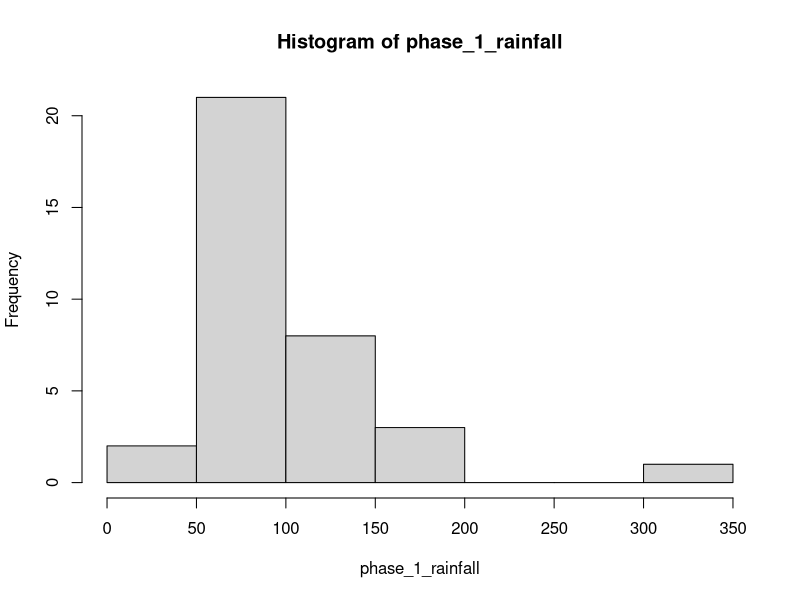
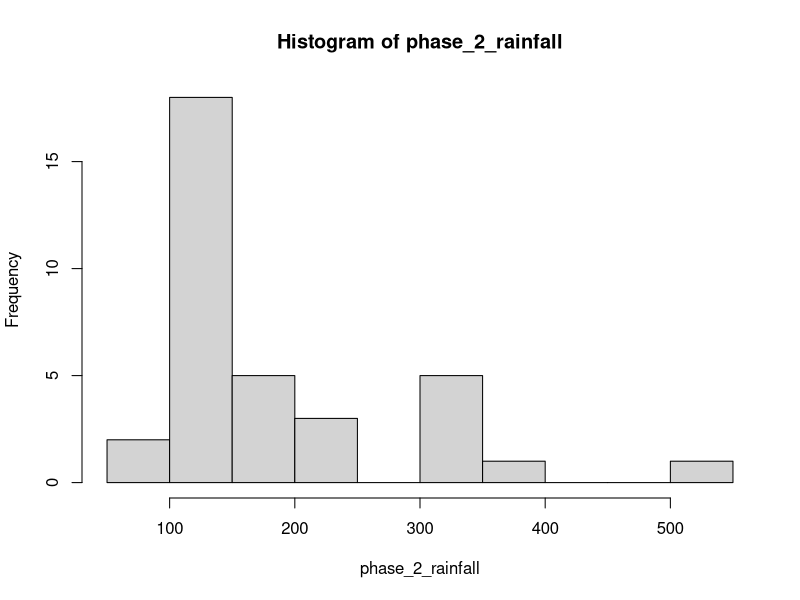
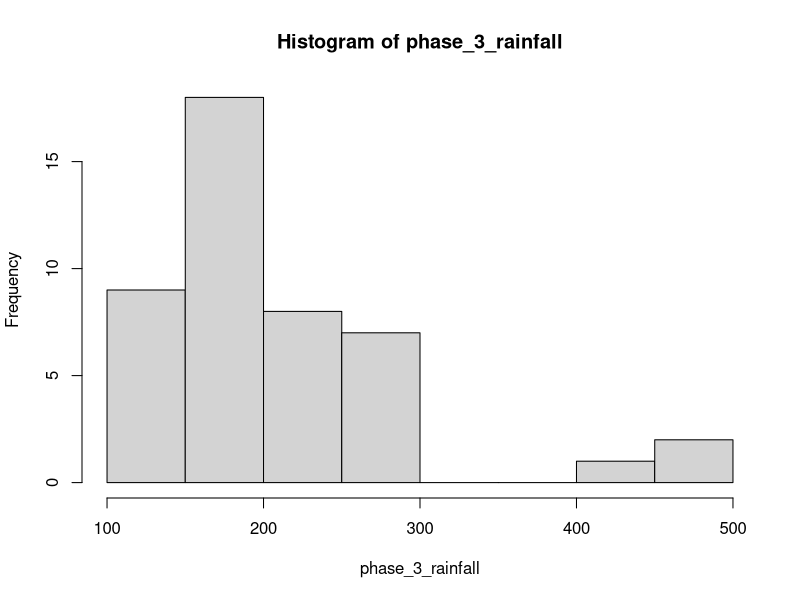

These charts were generated, in order, by the following R code:
# Summer 2003, policy marketed to 2 villages using BASIXs best sales force 148 
#   farmers purchased the policy Paying 74000 Rs (1800$) for coverage of 600 
#   total acres of land 15% commission on sales, negligible revenue far 
#   outweighed by staff time, developing customer relations
# 
farmersPurchase2003 <- 148
totalPremium2003 <- 74000 
totalLand2003 <- 600
commisions2003 <- totalPremium2003*0.15

costOfStaffTime <- commisions2003 # AT LEAST 


# BASIX at large 60000 borrowers in 4000 villages in 30 districts
# 
# loan products typically had an annual percentage rate of 24% primarily 
# individual, sometimes grouped joint liabilities. average load size of 8800 Rs,
# 
# typically repaid in 11 to 24 months, monthly repayments matched to cash flow? 
#    crop loans mature after harvest small enterprise loans require 
#    regular month payments.
# 
totalVillages <- 4000
loanInterest <- .24
averageLoanSize <- 8800
repaymentMonths <- runif(1,min = 11,max = 24) #just random for fun


# BASIX primary source of operating income is interest on the above loans 
# SEE INCOME EXHIBIT 2 
# 9% cost of capitol 2% provisioning for future loan losses FY 2003 expected 
#   long term loan loss rate was ~ 2% typical repayment rates for micro finance 
#   institutions ranged between 97% and 99% BASIX has a lower repayment rate 
#   then typical. Because of drought
#   BASIX had an on-time repayment rate of 93.3%? Do we need to consider this factor?

costOfCapitol <- 0.09
provisioning <- 0.02
typicalLossRate <- 0.02
ontimerepaymentRate <- 0.933
repaymentRate <- runif(1,min = 0.97,max = 0.99)

# BASIX also sells life insurance, first to borrowers, bundled with the loan, 
#    60000 borrowers policy covered 1.5 times the amount of the initial loan 
#   and eventually even to non-borrowers By 2004 BASIX is using 250 customer 
#   service agents serving exclusively areas where commercial banks and micro 
#   finance corporations were not operating areas previously served by local 
#   moneylenders 10% interest per month or higher no competition for insurance 
#   sales for at least 5-10 years
# 
lifeInsurancePolicies <- 60000
coverage <- 1.5 * averageLoanSize
agents2004 <- 250
locallyAvailableLoanRate <- 0.1 # per MONTH




# A BASIX client agriculture as a primary source of income in 
#     Andhra Pradesh (AP) 
# a single household of ~5 members, a couple, a parent, and two children. 
# ~3 acres of land ownership whereupon they would grow groundnuts or castor seed 
# 3 acres of groundnut yielded 1 ton (1000 kg) of seeds, 
#     which could be sold for 25-35 Rs / kg. 
# middle men take substantial cut of profits households also have farm animals, 
#  grow food crops (maize or sorghum) expenses include farming inputs, 
#  seed and fertilizer, food, clothing, and fuel
# 

householdSize <- 5
landOwnership <- 3 #acres
groundNutYeild <- 1000 #kilogram
groundNutSale <-sum(runif(groundNutYeild, min = 25, max = 35)) #cheeky

# farmAnimalCost <- 
# foodCropsCost <- 
# seedCost <-
# fertilizerCost <- 
# foodCost <-
# clothingCost <- 
# fuelCost <-




# SEE CLIENTELE INCOME DISTRIBUTION IN EXHIBIT 3



# Farmers in AP and Tamil Nadu grow rice, groundnuts, sorghum, and more? 
# limited to no irrigation rainfall levels are an important determinant of 
# agricultural productivity The quality of monsoons is an actual determinant 
# of economic growth nationwide two growing cycles Jun- Nov and Dec- Apr 
# monsoon occurs during Jun- Nov
# 
# Farmers had to pay for seeds, fertilizer and labor long before profits. 
# Goods were purchased on credit so farmers are in debt most of the year.
# 
# HOUSE HOLD RISK MANAGEMENT Grim situation with perilous, 
#  costly circumstances, harsh saving conditions.
# 
# FINANCIAL RISK MANAGEMENT SERVICES Helping the house hold risk management 
# situation needed a credit solution. However a credit solution was not enough. 
# Provisions for insurance against livestock death and crop failure would go far.
# 
# Crop insurance classically sold by the national government was a conditioned 
#  bundling for borrowing. BASIX clients are ineligible.
# 
# National crop insurance was no premier service though. 
#   Unequally distributed benefits and slow payments.
# 
# Earliest crop insurance product by BASIX in 2000, 3 villages, 
#   farmers pooled risk, individuals would pay a premium annually. 
# A fraction of the funds would be kept in a village account. 
#  Balance accumulated in a "multi-village" account. 
#  Farmers would internally accept or reject claims. 
#  Losses would be drawn from the village account, 
#       and then the "mutli-village" account. 
#  BASIX was liable for claims exceeding the total premiums accumulated.
# 
# Administration costs were too high. 
#   Farmers were reluctant to pay the high premiums.
# 
# RAINFALL INSURANCE
# 
# Using a designated rainfall station near clients: 
#    Policy would pay cash if measured rainfall was particularly low. 
#    Clients would pay premiums.
# 
# A private insurance company was brought in with international connections. 
#  BASIX would act only as a sales agent, and earn commissions. 
#  Not be responsible for the payouts.
# 
# How should the rainfall index be designed?
#   
# What should the targets and payouts be?
#   
# What would be the policy's price?
# 
# Specific policies per crop? 
# 
# One-size-fits all?
# 
# Which would be easier to sell?
# 
# PRODUCT DESIGN AND MARKETING
# 
# Pilot program in only a few of the villages. Mahbudnagar district of AP.
# 
# 2003 Pilot policy would target just groundnuts and castor seed.
# 
# Food and Agricultural Organization suggested that groundnut required 
#   approximately 500-700 millimeters of water per year to produce good yield.
# 
# Growing period of May/June - mid October.
# 
# A MODEL FOR THE RELATIONSHIP BETWEEN CROP LOSS AND RAINFALL DEFICIT
# 
# blah blah blah
# 
# Weights are assigned to each part of the growing season to calculate rainfall index.
# 
# Insurance policy sets 653 mm target rainfall index over the growing period: 
#   May 11 to October 17, 2003. 
# 
# SEE EXHIBIT 5 for summary of 2003 policy
# 
# BASIX ignores other crop categories and focuses only on 
#    groundnuts and castor seed.
# 
# The policy only sold 150 policies. 
# 
# Fixed costs of development and administration and the cost of field agents' 
#       time far outweighed first year profits.
# 
# Agents took 3 hours to sell 600 Rs insurance policies,
# 
# Agents took 6 hours to sell make and service an average size loan.
# 
# Neglecting customer service agent travel time.
# 
# THE 2004 REVISED PRODUCT
# 
# Farmers were concerned about transparency.
# 
# SEE EXHIBIT 5 for revised policy
# Insurance Policy for Groundnut in 2014
period_1_normal <- 75
period_1_max <- 20
period_1_normal_payment <- 15
period_1_max_payment <- 3000

period_2_normal <- 110
period_2_max <- 10
period_2_normal_payment <- 40
period_2_max_payment <- 2000

period_3_normal <- 75
period_3_max <- 5
period_3_normal_payment <- 10
period_3_max_payment <- 1000

# SEE EXHIBIT 6 for historical distribution of 
#    rainfall for the periods covered by the policy.
n1 <- 35 
n2 <- 35
n3 <- 45

set.seed(1234) 
rlnorm2 <- function(n, mean, sd){
  rlnorm(n, log(mean*(1+sd^2/mean^2)^-.5), log(1+sd^2/mean^2)^.5)
}

phase_1_rainfall <- rlnorm2(n1, mean = 115, sd = 56)
phase_2_rainfall <- rlnorm2(n2, mean = 191.1, sd = 82.5)
phase_3_rainfall <- rlnorm2(n3, mean = 209.7, sd = 97.7)

hist(phase_1_rainfall)
hist(phase_2_rainfall)
hist(phase_3_rainfall)

# 
# DECISION
# 
# 2003 rainfall resulted in modest payouts. 
# 
# Farmers were satisfied about the speed of payouts. 
# 
# Good interest in policy for next monsoon season.
# 
# Caution was important though, trust was long earned.
# 
# Bundling the insurance and the loans could 
#      result in misunderstanding and default. 
# 
# Would the policy sell well?

#    What is the cost/benefit of the policy for all the farmers of different 
#           income levels?
#   What were the outcomes for farmers in the 2003 policy?

#   
#   What was the best way to explain it to clients?
#   
#   How to avoid "gouging' its captive clients?
# 
# Was the policy fair?
# 
# How could it help BASIX clients?

### WHAT WERE THE OTHER IMPORTANT 
### RISKS, 
### COSTS, or 
### BENEFITS that hadn't been considered?




